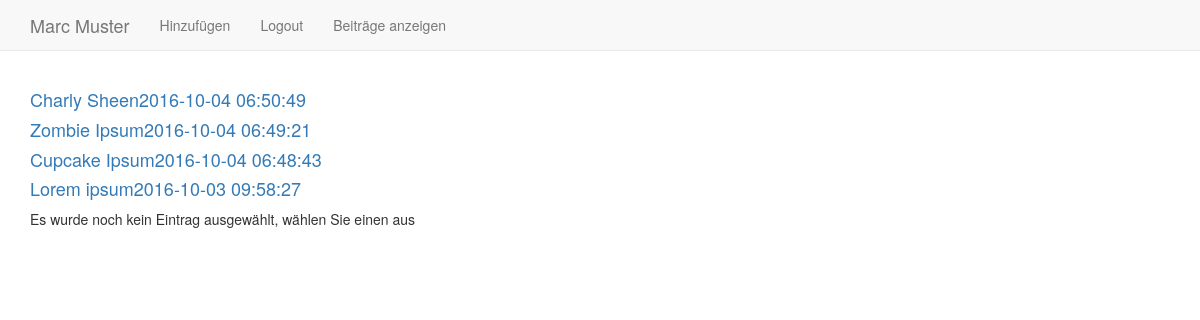
/index.php?function=entries_public&bid=0 (signed in), run on an earlier commit of the app's database.
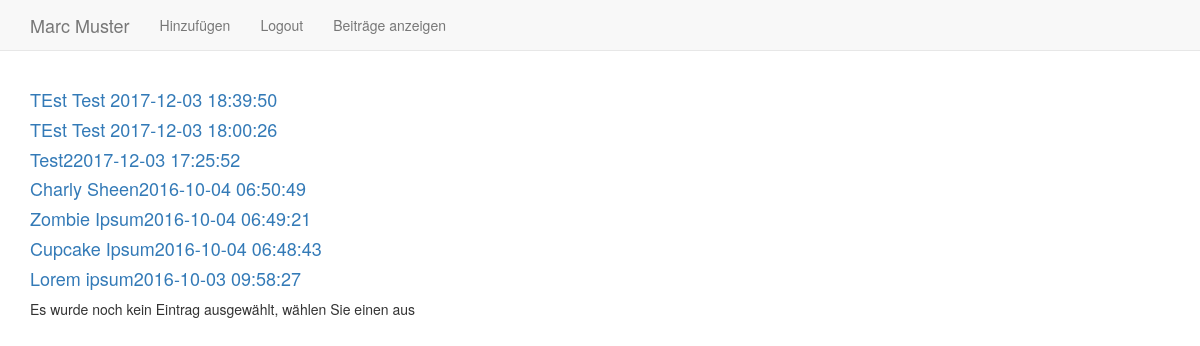
And on a later commit of the database.
### tables this page shows
CREATE TABLE `entry` (
	`eid`	INTEGER PRIMARY KEY AUTOINCREMENT,
	`uid`	INTEGER NOT NULL,
	`tid`	INTEGER,
	`datetime`	INTEGER NOT NULL,
	`title`	TEXT NOT NULL,
	`content`	TEXT NOT NULL,
	`picture1`	TEXT,
	`picture2`	TEXT,
	`picture3`	TEXT,
	FOREIGN KEY(`uid`) REFERENCES `user`(`uid`),
	FOREIGN KEY(`tid`) REFERENCES `topic`(`tid`)
);

### include/functions_db.php (called while the page is built, shortened)
<?php
  function getEntries($uid) {
	$alle = [];
	$db = getValue('cfg_db');
	$entries = $db->query("SELECT eid, datetime, title, content, picture1, picture2, picture3 FROM entry WHERE uid=$uid ORDER BY eid DESC");
	while ($entry = $entries->fetchArray()) {
	  $alle[] = $entry;
	}
	return $alle;
  }
?>

### entries_public.php (the view, shortened to what this page needs)
<?php
    if(isset($_SESSION['uid'])&&$_SESSION['uid']!=0) {
        foreach (getEntries($_SESSION['uid']) as $entry) {
            echo("<div >
                            <a  href='index.php?function=entries_public&bid=$blogId&eid=$entry[eid]'><h4> " . $entry['title'] . date("Y-m-d\   H:i:s", $entry['datetime']) . "</h4></a></div>");
        }
        if (!isset($_GET['eid'])) {
            echo("Es wurde noch kein Eintrag ausgewählt, wählen Sie einen aus");
        }
}
?>

What changed in the data, as far as the page shows it:
added entry: title "TEst Test", datetime "2017-12-03 18:39:50"
added entry: title "TEst Test", datetime "2017-12-03 18:00:26"
added entry: title "Test2", datetime "2017-12-03 17:25:52"
